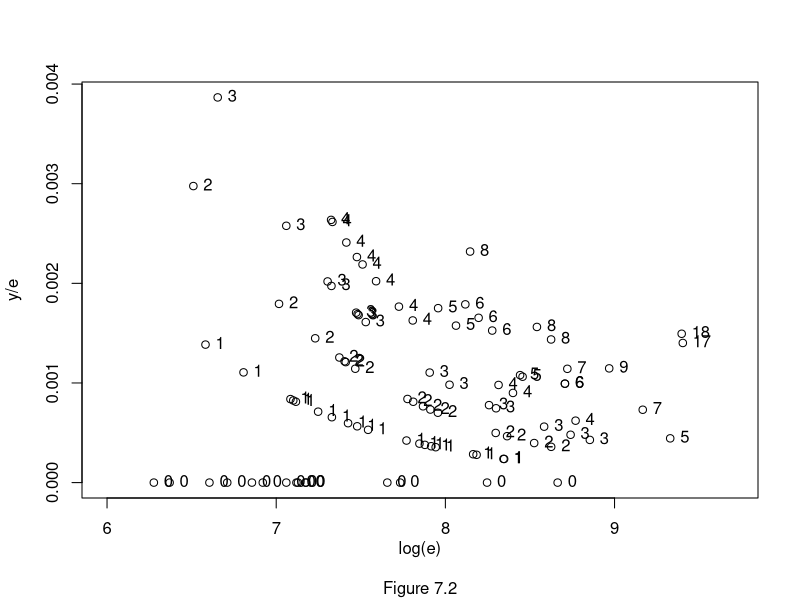
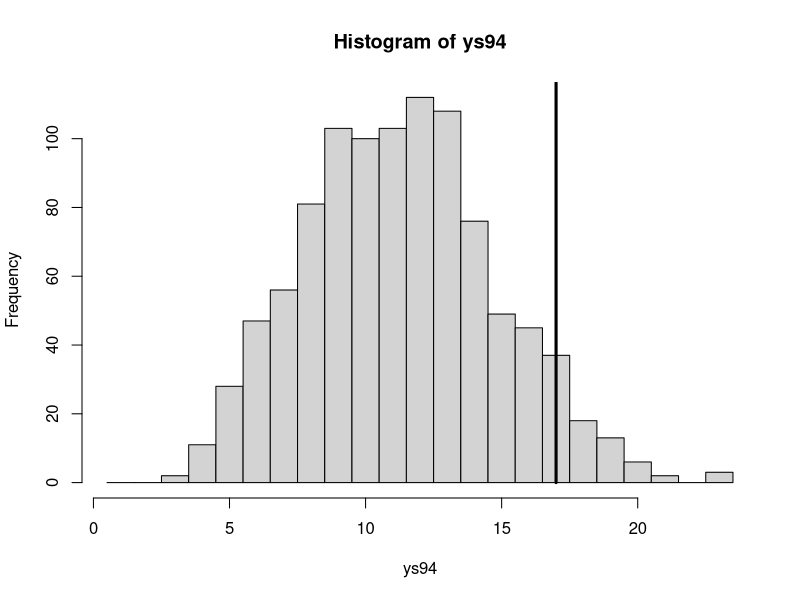
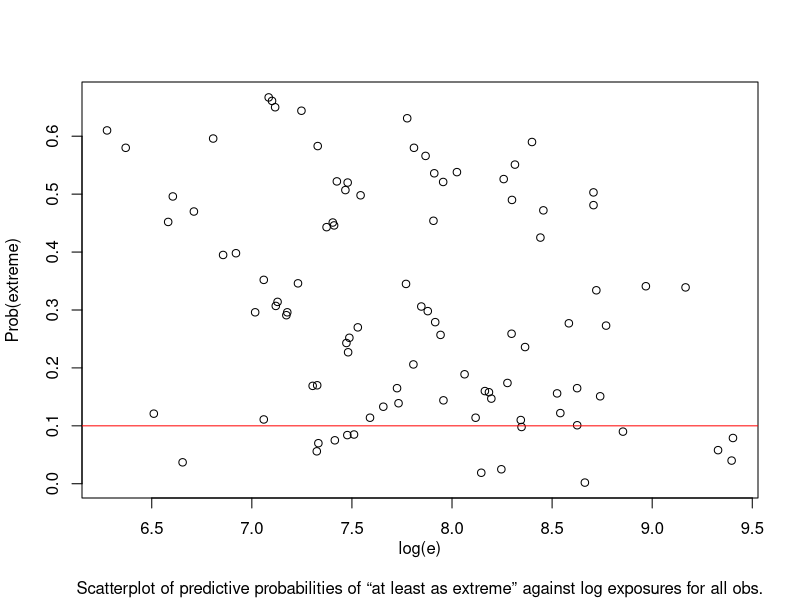
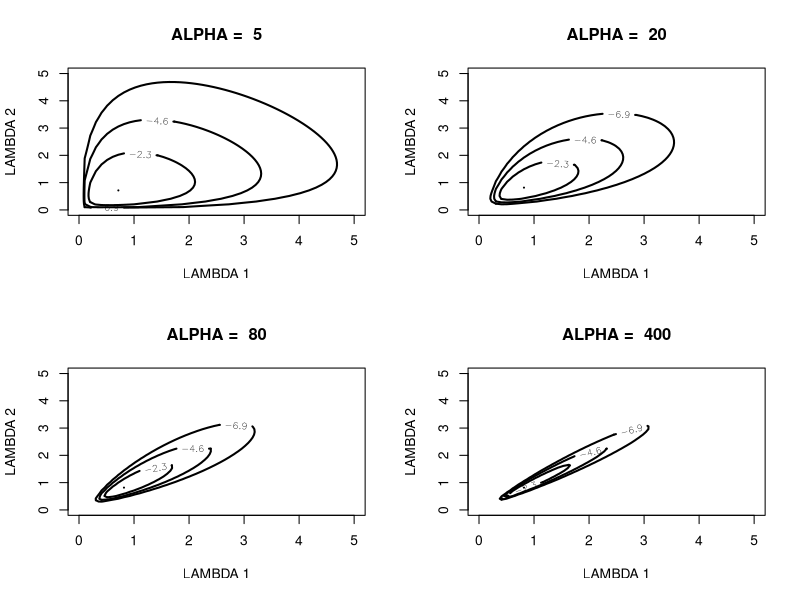
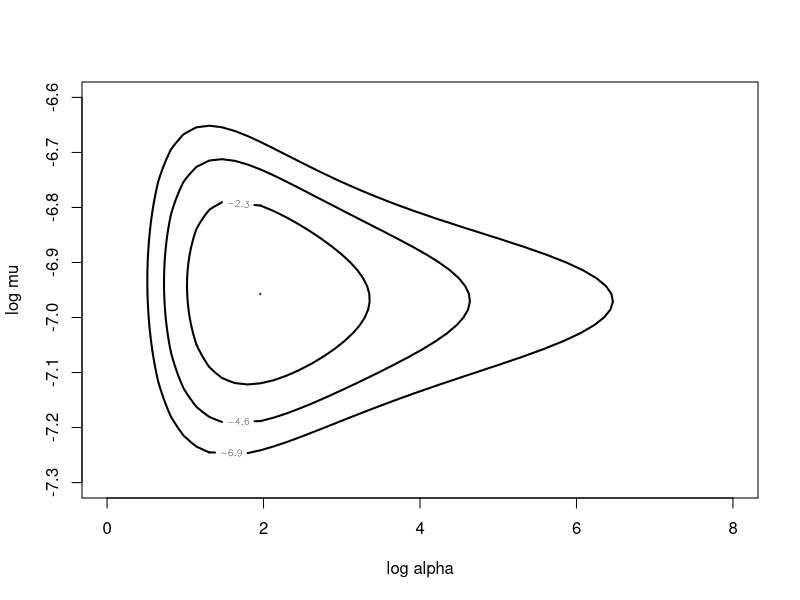
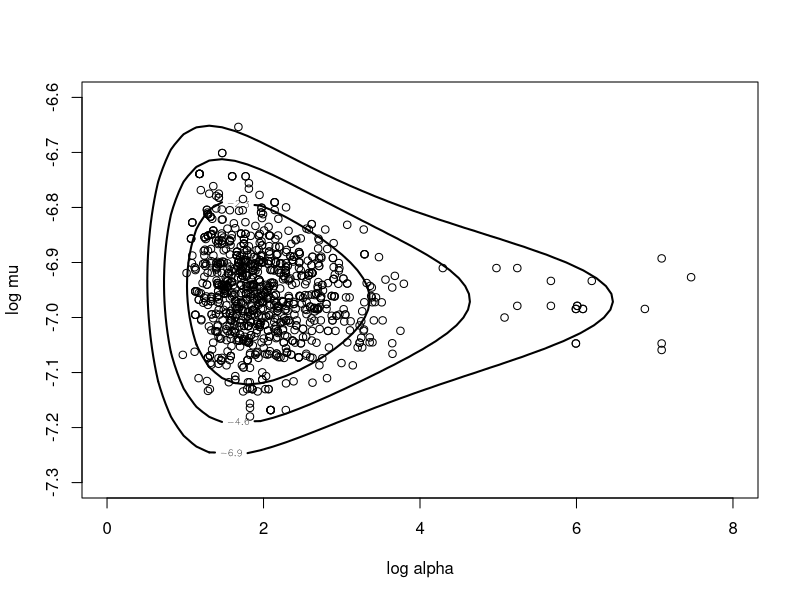
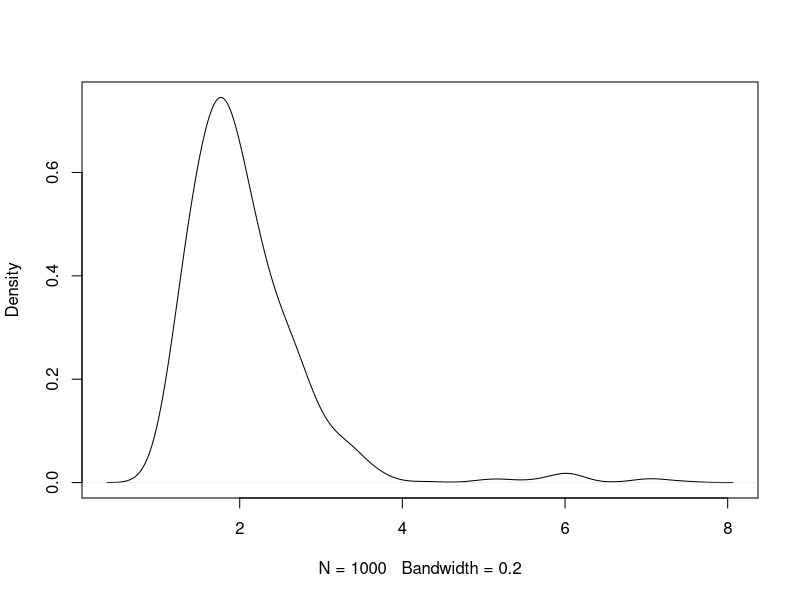
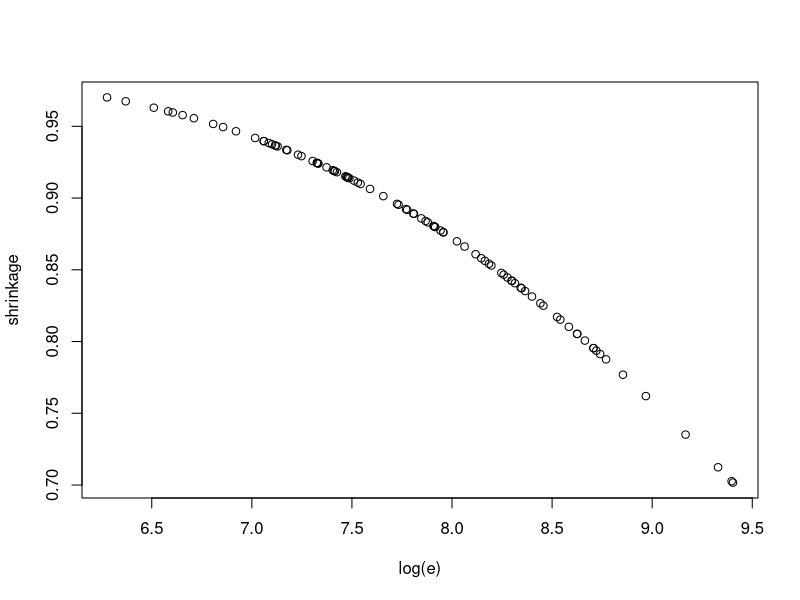

Source code (R) for these figures, in order:
## ---- chunk 1
library(LearnBayes)
data(hearttransplants)
attach(hearttransplants)
hearttransplants
## ---- chunk 2
plot(log(e), y/e, xlim=c(6,9.7), xlab="log(e)\n", ylab="y/e", sub="Figure 7.2")
text(log(e),y/e,labels=as.character(y),pos=4)
## ---- chunk 3
sum(y); sum(e)
## ---- chunk 4
lambda=rgamma(1000,shape=277,rate=294681)
## ---- chunk 5
ys94=rpois(1000,e[94]*lambda)
## ---- chunk 6
hist(ys94,breaks=seq(0.5,max(ys94)+0.5))
lines(c(y[94],y[94]),c(0,120),lwd=3)
## ---- chunk 7
lambda=rgamma(1000,shape=277,rate=294681)
prob.out=function(i){
  ysi=rpois(1000,e[i]*lambda)
  pleft=sum(ysi<=y[i])/1000
  pright=sum(ysi>=y[i])/1000
  min(pleft,pright)
}
pout=sapply(1:94,prob.out)
## ---- chunk 8
plot(log(e),pout,ylab="Prob(extreme)", xlab="log(e)\n", sub="Scatterplot of predictive probabilities of “at least as extreme” against log exposures for all obs.")
abline(h=0.1, col="red")
## ---- chunk 9
pgexchprior=function(lambda,pars){
  alpha=pars[1]; a=pars[2]; b=pars[3]
  (alpha-1)*log(prod(lambda))-(2*alpha+a)*log(alpha*sum(lambda)+b)
}
## ---- chunk 10
alpha=c(5,20,80,400)
par(mfrow=c(2,2))
for (j in 1:4){
  mycontour(pgexchprior,c(.001,5,.001,5),c(alpha[j],10,10), main=paste("ALPHA = ",alpha[j]),xlab="LAMBDA 1",ylab="LAMBDA 2")
}
## ---- chunk 11
poissgamexch=function (theta, datapar){
  y = datapar$data[, 2]
  e = datapar$data[, 1]
  z0 = datapar$z0
  alpha = exp(theta[1])
  mu = exp(theta[2])
  beta = alpha/mu
  logf = function(y, e, alpha, beta){
    lgamma(alpha + y) - (y + alpha) * log(e + beta) + alpha * log(beta) - lgamma(alpha)
  }
  val = sum(logf(y, e, alpha, beta))
  val = val + log(alpha) - 2 * log(alpha + z0) 
  return(val)
}
## ---- chunk 12
datapar = list(data = hearttransplants, z0 = 0.53)
start=c(2, -7)
fit = laplace(poissgamexch, start, datapar)
fit
## ---- chunk 13
par(mfrow = c(1, 1))
mycontour(poissgamexch, c(0, 8, -7.3, -6.6), datapar, xlab="log alpha",ylab="log mu")
## ---- chunk 14
start = c(4, -7)
fitgibbs = gibbs(poissgamexch, start, 1000, c(1,.15), datapar)
fitgibbs$accept
## ---- chunk 15
mycontour(poissgamexch, c(0, 8, -7.3, -6.6), datapar, xlab="log alpha",ylab="log mu")
points(fitgibbs$par[, 1], fitgibbs$par[, 2])
## ---- chunk 16
plot(density(fitgibbs$par[, 1], bw = 0.2), main="")
## ---- chunk 17
mu <- exp(-7)
shrink=function(i){
  mean(alpha/(alpha + e[i] * mu))
}
shrinkage=sapply(1:94, shrink)
plot(log(e), shrinkage)
## ---- chunk 18
mrate=function(i){
  mean(rgamma(1000, y[i] + alpha, e[i] + alpha/mu))
}
hospital=1:94
meanrate=sapply(hospital,mrate)
hospital[meanrate==min(meanrate)]
## ---- chunk 19
sim.lambda=function(i){
  rgamma(1000,y[i]+alpha,e[i]+alpha/mu)
}

LAM=sapply(1:94,sim.lambda)

compare.rates <- function(x){
  nc <- NCOL(x)
  ij <- as.matrix(expand.grid(1:nc, 1:nc))
  m <- as.matrix(x[,ij[,1]] > x[,ij[,2]])
  matrix(colMeans(m), nc, nc, byrow = TRUE)
}

better=compare.rates(LAM)
## ---- chunk 20
better[1:24,85]
## ---- chunk 21
 sir.old.new=function(theta, prior, prior.new){
   log.g=log(prior(theta))
   log.g.new=log(prior.new(theta))
   wt=exp(log.g.new-log.g-max(log.g.new-log.g))
   probs=wt/sum(wt)
   n=length(probs)
   indices=sample(1:n,size=n,prob=probs,replace=TRUE)
   theta[indices]
}
## ---- chunk 22
prior=function(theta){
  0.53*exp(theta)/(exp(theta)+0.53)^2
}
prior.new=function(theta){
  5*exp(theta)/(exp(theta)+5)^2
}
## ---- chunk 23
log.alpha=fitgibbs$par[, 1]
log.alpha.new=sir.old.new(log.alpha, prior, prior.new)
## ---- chunk 24
plot(density(log.alpha),xlim=c(0,4))
lines(density(log.alpha.new),col="red")
legend("topright", legend=c("posterior when z_0=0.5", "posterior when z_0=5"), col=c("black", "red"), cex=0.8, lty=1)
## ---- chunk 25
lam94=rgamma(1000,y[94]+alpha,e[94]+alpha/mu)
## ---- chunk 26
ys94=rpois(1000,e[94]*lam94)
## ---- chunk 27
hist(ys94,breaks=seq(-0.5,max(ys94)+0.5))
lines(y[94]*c(1,1),c(0,100),lwd=3)
## ---- chunk 28
prob.out=function(i){
  lami=rgamma(1000,y[i]+alpha,e[i]+alpha/mu)
  ysi=rpois(1000,e[i]*lami)
  pleft=sum(ysi<=y[i])/1000
  pright=sum(ysi>=y[i])/1000
  min(pleft,pright)
}
pout.exchange=sapply(1:94,prob.out)
## ---- chunk 29
plot(pout,pout.exchange,xlab="P(extreme), equal means", ylab="P(extreme), exchangeable")
abline(0,1)
